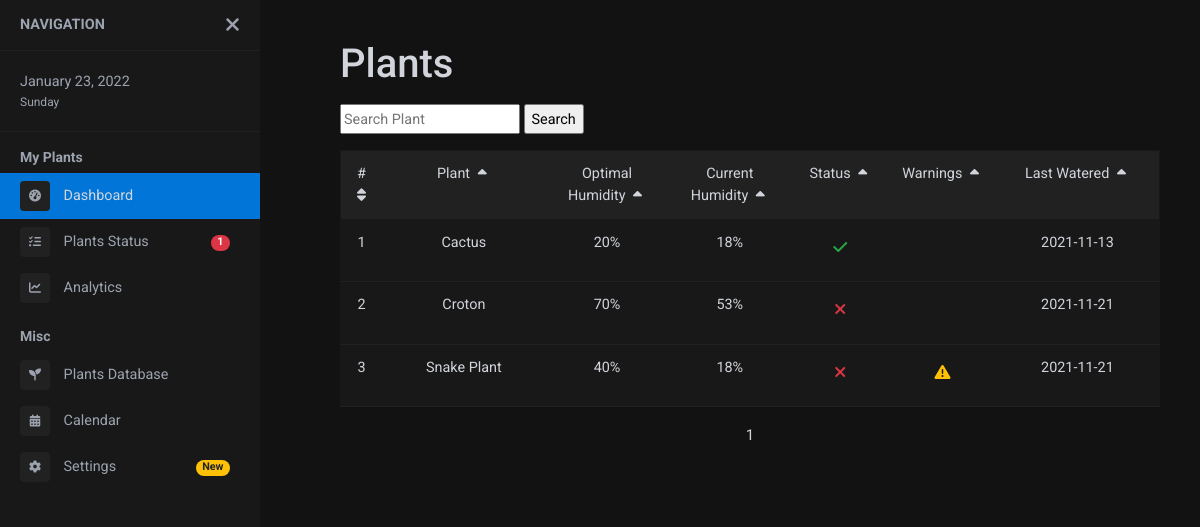
The page /status.php on the database its author committed.
### tables this page shows
CREATE TABLE plant (
    id int(5) NOT NULL AUTO_INCREMENT PRIMARY KEY,
    plantName varchar(255) NOT NULL,
    humidity int NOT NULL,
    currentHumidity int NOT NULL,
    needsWatering tinyint(1) NOT NULL, 
    isCritical tinyint(1) NOT NULL, 
    lastWatered DATE DEFAULT NULL
);

### includes/status_function.php (called while the page is built, shortened)
<?php
function sortTable($column, $sort_order) {
	global $conn, $asc_or_desc, $page, $number_of_page, $number_of_result, $results_per_page;
	$sql = "SELECT * FROM plant";
	$result = mysqli_query($conn, $sql);
	$number_of_result = mysqli_num_rows($result);
	$results_per_page = 30;
	$number_of_page = ceil ($number_of_result / $results_per_page);
	if (!isset ($_GET['page']) ) {
        $page = 1;
    } else {
        $page = $_GET['page'];
    }
	$sql = 'SELECT * FROM plant ORDER BY ' . $column . ' ' . $sort_order;
	if(mysqli_query($conn, $sql)){
		$asc_or_desc = $sort_order == 'ASC' ? 'desc' : 'asc';
		$result = mysqli_query($conn, $sql);
		$plants = mysqli_fetch_all($result, MYSQLI_ASSOC);
		$final_plants = array();
		foreach ($plants as $plant) {
			array_push($final_plants, $plant);
		}
		return $final_plants;
	}
	else{
		echo mysqli_error($conn);
	}
}
?>

### status.php (the view, shortened to what this page needs)
<?php include("includes/config.php");?>
<?php require_once("includes/status_function.php");?>
<?php
$sort_order = isset($_GET['order']) && strtolower($_GET['order']) == 'desc' ? 'DESC' : 'ASC';
$up_or_down = str_replace(array('ASC','DESC'), array('up','down'), $sort_order);
if (isset($_GET['column'])){
    $column = $_GET['column'];
    $plants = sortTable($column, $sort_order);
}
else if (isset($_GET['search'])){
    $plants = searchPlant();
}
else{
    $plants = sortTable('id', 'ASC');
}
?>
<!DOCTYPE html>
<html lang="en">
<head>
	<?php include("includes/head.php");?>
</head>
<body>
	<div class="page-wrapper toggled">
		<?php include("includes/sidebar.php");?>
		<div class="page-content">
			<div class="container">
				<div class="header">
                    <h1 class="fs-3">Plants</h1>
				</div>
                <form method="get" action="plantData.php">
                    <input type="text" name="search" required placeholder="Search Plant" style="height:30px;"/>
                    <input type="submit" value="Search" style="cursor: pointer; height:30px;"/>
                </form>
                <?php if($plants == false): ?>
                    <p class="mt-5 text-center">No Results</p>
                <?php else: ?>
                    <section class="table mt-3">
                    <table class="text-center">
                        <tbody>
                            <tr>
                                <th style="width: 5%; border-top:none;"><a href="status.php?column=id">#<i class="fas fa-sort px-1"></i></th>
                                <th style="width: 20%; border-top:none;"><a href="status.php?column=plantName&order=<?php echo $asc_or_desc; ?>">Plant
                                <i class="fas fa-caret-<?php echo $up_or_down ?> px-1"></i></th>
                                <th style="width: 15%; border-top:none;"><a href="status.php?column=humidity&order=<?php echo $asc_or_desc; ?>">Optimal Humidity
                                <i class="fas fa-caret-<?php echo $up_or_down ?> px-1"></i></th>
                                <th style="width: 15%; border-top:none;"><a href="status.php?column=currentHumidity&order=<?php echo $asc_or_desc; ?>">Current Humidity
                                <i class="fas fa-caret-<?php echo $up_or_down ?> px-1"></i></th>
                                <th style="width: 12%; border-top:none;"><a href="status.php?column=needsWatering&order=<?php echo $asc_or_desc; ?>">Status
                                <i class="fas fa-caret-<?php echo $up_or_down ?> px-1"></i></th>
                                <th style="width: 13%; border-top:none;"><a href="status.php?column=isCritical&order=<?php echo $asc_or_desc; ?>">Warnings
                                <i class="fas fa-caret-<?php echo $up_or_down ?> px-1"></i></th>
                                <th style="width: 20%; border-top:none;"><a href="status.php?column=lastWatered&order=<?php echo $asc_or_desc; ?>">Last Watered
                                <i class="fas fa-caret-<?php echo $up_or_down ?> px-1"></i></th>
                            </tr>
                            <?php foreach ($plants as $plant): ?>
                            <tr>
                                <td></td>
                                <td>
                                    <?php echo $plant['plantName'] ?>
                                </td>
                                <td>
                                    <?php echo $plant['humidity'].'%' ?>
                                </td>
                                <td>
                                    <?php echo $plant['currentHumidity'].'%' ?>
                                </td>
                                <td>
                                <?php if ($plant['needsWatering'] == true): ?>
                                    <a class="fa fa-check btn text-success"
                                        href="#">
                                    </a>
                                <?php else: ?>
                                    <a class="fa fa-times btn text-danger"
                                        href="#">
                                    </a>
                                <?php endif ?>
                                </td>
                                <td>
                                <?php if ($plant['isCritical'] == true): ?>
                                    <a class="fa fa-exclamation-triangle btn text-warning"
                                        href="#">
                                    </a>
                                <?php endif ?>
                                </td>
                                <td>
                                    <p><?php echo date('Y-m-d',strtotime($plant['lastWatered'])) ?></p>
                                </td>
                            </tr>
                            <?php endforeach ?>
                        </tbody>
                    </table>
                    </section>
                <?php endif ?>
                <div class="page-nav text-center">
                    <?php
                        $max = 5;
                        if($number_of_page < $max){
                            for($page = 1; $page <= $number_of_page; $page++)
                            {
                                if (isset($_GET['search'])){
                                    echo '<a href = "status.php?search=' . $_GET['search'] . '&page=' . $page . '">' . $page . ' </a>';
                                }
                                else if(isset($_GET['category'])){
                                    echo '<a href = "status.php?category=' . $_GET['category'] . '&page=' . $page . '">' . $page . ' </a>';
                                }
                                else{
                                    echo '<a href = "status.php?page=' . $page . '">' . $page . ' </a>';
                                }
                            }
                        }
                    ?>
                </div>
            </div>
		</div>
	</div>
</body>

### style.css (style rules this page uses)
:root { --background: #121212; --card: #181818; --divider: #212121; --sidebar: #181818; --primary-text: #D1D5DB; --secondary-text: #9CA3AF; --accent: #0275d8; }
body { font-family: "Roboto", sans-serif; background-color: var(--background); color: var(--primary-text); font-size: 0.9rem; text-decoration: none; }
.header h1 { color: var(--primary-text); }
.page-wrapper .page-content { display: inline-block; width: 100%; padding-left: 0px; padding-top: 20px; }
.page-wrapper .page-content > div { padding: 20px 40px; }
.page-wrapper .page-content { overflow-x: hidden; }
.page-nav a { color: var(--primary-text); text-decoration: none; padding: 0.3rem; font-size: 15px; }
table { counter-reset: rowNumber; width: 100%; background-color: var(--card); text-transform: capitalize; color: var(--primary-text); }
table tr:not(:first-child) { counter-increment: rowNumber; }
table tr td:first-child::before { content: counter(rowNumber); }
table { border: 1px solid var(--card); }
table th { border-top: none; border-bottom: 1px solid transparent; background-color: var(--divider); font-weight: normal; }
table td { border-bottom: 1px solid var(--divider); }
table a { color: var(--primary-text); }
nav, .sidebar-brand > a, .sidebar-dropdown > a:after, .sidebar-submenu li a:before, nav ul li a i, .page-wrapper .page-content, .sidebar-search input.search-menu, .sidebar-search .input-group-text, .sidebar-menu ul li a, #show-sidebar, #close-sidebar { -webkit-transition: all 0.3s ease; -moz-transition: all 0.3s ease; -ms-transition: all 0.3s ease; -o-transition: all 0.3s ease; transition: all 0.3s ease; }
@media screen and (min-width: 768px) { .page-wrapper.toggled .page-content { padding-left: 300px; } }

### rows shown on the page
plant: plantName "Cactus", humidity "20", currentHumidity "18", needsWatering 1 (drawn), lastWatered "2021-11-13"
plant: plantName "Croton", humidity "70", currentHumidity "53", needsWatering 0 (drawn), lastWatered "2021-11-21"
plant: plantName "Snake Plant", humidity "40", currentHumidity "18", needsWatering 0 (drawn), isCritical 1 (drawn), lastWatered "2021-11-21"

### other values the page prints
$plant_count - $plant_complete "1"
